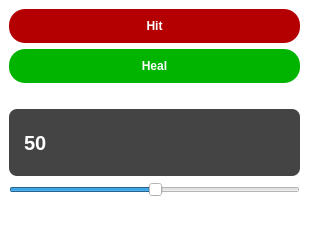
<?xml version="1.0" encoding="UTF-8"?>
<ui version="4.0">
 <class>MainWindow</class>
 <widget class="QMainWindow" name="MainWindow">
  <property name="geometry">
   <rect>
    <x>0</x>
    <y>0</y>
    <width>309</width>
    <height>228</height>
   </rect>
  </property>
  <property name="windowTitle">
   <string>MainWindow</string>
  </property>
  <property name="styleSheet">
   <string notr="true">background-color:white;</string>
  </property>
  <widget class="QWidget" name="centralwidget">
   <layout class="QHBoxLayout" name="horizontalLayout">
    <item>
     <layout class="QVBoxLayout" name="barParentLayout">
      <item>
       <layout class="QVBoxLayout" name="verticalLayout_3">
        <item>
         <widget class="QPushButton" name="hitButton">
          <property name="styleSheet">
           <string notr="true">background-color:rgb(180,0,0);
color:white;
border:none;
outline:none;
padding:10px;
font-weight:700;
border-radius: 16;</string>
          </property>
          <property name="text">
           <string>Hit</string>
          </property>
         </widget>
        </item>
        <item>
         <widget class="QPushButton" name="healButton">
          <property name="styleSheet">
           <string notr="true">background-color:rgb(0,180,0);
color:white;
border:none;
outline:none;
padding:10px;
font-weight:700;
border-radius:16;</string>
          </property>
          <property name="text">
           <string>Heal</string>
          </property>
         </widget>
        </item>
       </layout>
      </item>
      <item>
       <widget class="QLabel" name="limitLabel">
        <property name="styleSheet">
         <string notr="true">font-size:20px;
font-weight:700;
color:white;
background-color: #444;
border-radius:8;
padding-left:10px;
margin-top:20px;</string>
        </property>
        <property name="text">
         <string>50</string>
        </property>
       </widget>
      </item>
      <item>
       <widget class="QSlider" name="limitSlider">
        <property name="value">
         <number>50</number>
        </property>
        <property name="orientation">
         <enum>Qt::Horizontal</enum>
        </property>
       </widget>
      </item>
     </layout>
    </item>
   </layout>
  </widget>
  <widget class="QMenuBar" name="menubar">
   <property name="geometry">
    <rect>
     <x>0</x>
     <y>0</y>
     <width>309</width>
     <height>21</height>
    </rect>
   </property>
  </widget>
  <widget class="QStatusBar" name="statusbar"/>
 </widget>
 <resources/>
 <connections/>
</ui>
